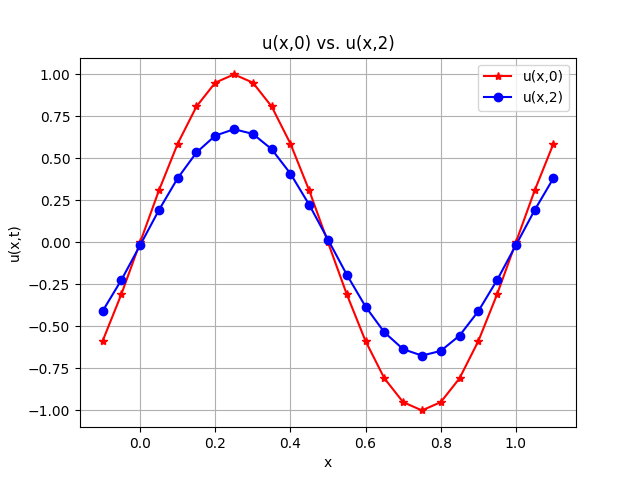

Generate this figure with Python:
## Author : Bo Yuan You 
## Date 2021/10/01
## CFD homework 2 
## Lecture p6~p7
## Finite Difference Method on periodic B.C.

import numpy as np
import matplotlib.pyplot as plt
# Step0 : Set dimension 
m = 20
x = np.arange(-0.1, 1.1, 0.05)
u = np.zeros(m+5)
u0 = np.zeros(m+5)

# def callBC and FDM function in advance
def callBC():
    u[0] = u[m]
    u[1] = u[m+1]
    u[m+3] = u[3]
    u[m+4] = u[4]

def FDM(arr1, arr2):
    for i in range(m+1):
        arr1[i+2] = arr2[i+2] - (DT/DX*(arr2[i+2] - arr2[i+1]))

# Step1 : Grid
DX = 1/m
CFL = 0.8
DT = DX * CFL
for i in range(x.size):
    x[i] = (i-2) * DX

# Step2 : Initial data  
for i in range(m+1):
    u[i+2] = np.sin(2 * np.pi * x[i+2])

# Step3: B.C.
callBC()

# Step4 : PDE(FDM), main part of the program 
t = 0
plt.plot(x,u,'r-*', label = 'u(x,0)')
while(round(t + DT, 2) <= 2):
    t = round(t + DT, 2)    # Round off the two decimal places
    print(t)
    u0 = u.copy()
    FDM(u,u0)
    callBC()


# Step5 : Plotting 
plt.plot(x,u,'b-o', label = 'u(x,2)')
plt.title("u(x,0) vs. u(x,2)")
plt.xlabel("x")
plt.ylabel("u(x,t)")
plt.grid(True)
plt.legend()
plt.savefig("hw1.png")
plt.show()
